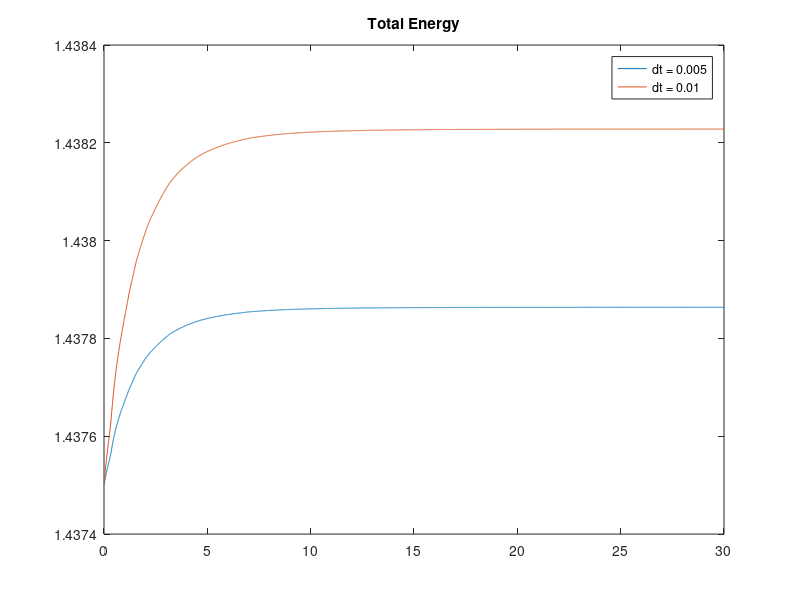
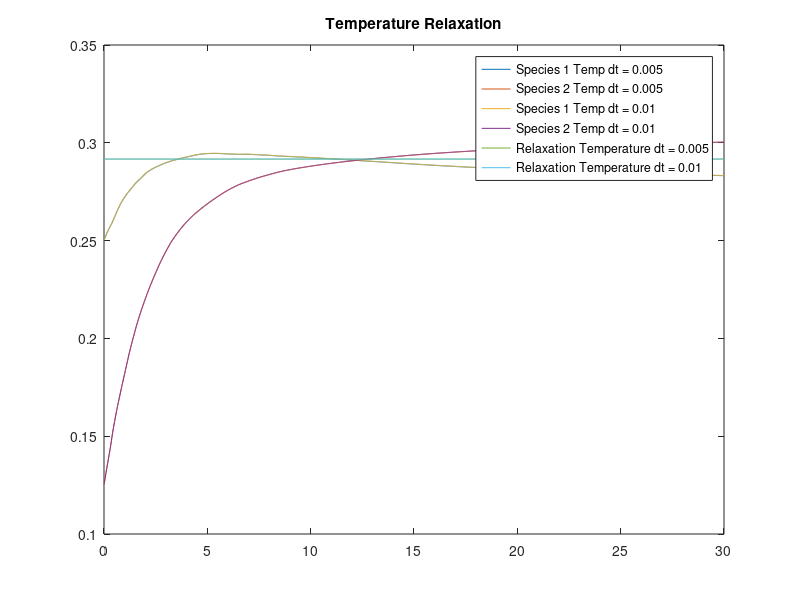

The MATLAB source for these figures, in order: (Note: this script raises an error after producing the figures.)
clc
clear all
close all


%gamma = 0
%data_n_40 = load("multi_species_particle_2d_Coulomb_n_40_Example_8_gamma_0_dv1_0.2_dv2_0.2_dt_0.0025tmax20.mat");

%gamma = -1
%data_n_40 = load("multi_species_particle_2d_Coulomb_n_40_Example_4_gamma_-1_dv1_0.2_dv2_0.2_dt_0.01tmax5.mat");

%gamma = -2
%data_n_40 = load("multi_species_particle_2d_Coulomb_n_40_Example_4_gamma_-2_dv1_0.2_dv2_0.2_dt_0.01tmax5.mat");

%gamma = -3
data_n_40_dt_01 = load("multi_species_particle_2d_Coulomb_n_40_Example_8_gamma_-3_dv1_0.2_dv2_0.2_dt_0.005tmax30.mat");

%gamma = -3
data_n_40_dt_005 = load("multi_species_particle_2d_Coulomb_n_40_Example_8_gamma_-3_dv1_0.2_dv2_0.2_dt_0.01tmax30.mat");

dt_01 = data_n_40_dt_01.dt;
dt_005 = data_n_40_dt_005.dt;

error_list_s1_n_40_dt_01 = data_n_40_dt_01.error_list_s1;
error_list_s2_n_40_dt_01 = data_n_40_dt_01.error_list_s2;

error_list_s1_n_40_dt_005 = data_n_40_dt_005.error_list_s1;
error_list_s2_n_40_dt_005 = data_n_40_dt_005.error_list_s2;

% %Species 1 energy 
% figure 
% plot(error_list_s1_n_40(:,1),error_list_s1_n_40(:,6));
% title('Energy Species1')
% 
% %Species 2 energy 
% figure 
% plot(error_list_s2_n_40(:,1),error_list_s2_n_40(:,6));
% title('Energy Species1')

% Total Energy
figure
plot(error_list_s1_n_40_dt_01(:,1),error_list_s1_n_40_dt_01(:,6)+error_list_s2_n_40_dt_01(:,6),'DisplayName',['dt = ',num2str(dt_01)])
hold on
plot(error_list_s1_n_40_dt_005(:,1),error_list_s1_n_40_dt_005(:,6)+error_list_s2_n_40_dt_005(:,6),'DisplayName',['dt = ',num2str(dt_005)])
legend
title('Total Energy')

T0_dt_01 = data_n_40_dt_01.T_relax;
T0vec_dt_01 = zeros(length(error_list_s2_n_40_dt_01(:,1)),1);
T0vec_dt_01 = T0vec_dt_01 + T0_dt_01;

T0_dt_005 = data_n_40_dt_005.T_relax;
T0vec_dt_005 = zeros(length(error_list_s2_n_40_dt_005(:,1)),1);
T0vec_dt_005 = T0vec_dt_005 + T0_dt_005;

% Plots of temperature
figure 
plot(error_list_s1_n_40_dt_01(:,1),error_list_s1_n_40_dt_01(:,7),'DisplayName',['Species 1 Temp dt = ',num2str(dt_01)]) 
hold on
plot(error_list_s2_n_40_dt_01(:,1),error_list_s2_n_40_dt_01(:,7),'Displayname',['Species 2 Temp dt = ',num2str(dt_01)]) 
hold on
plot(error_list_s1_n_40_dt_005(:,1),error_list_s1_n_40_dt_005(:,7),'DisplayName',['Species 1 Temp dt = ',num2str(dt_005)]) 
hold on
plot(error_list_s2_n_40_dt_005(:,1),error_list_s2_n_40_dt_005(:,7),'Displayname',['Species 2 Temp dt = ',num2str(dt_005)]) 
hold on
plot(error_list_s1_n_40_dt_01(:,1),T0vec_dt_01,'DisplayName',['Relaxation Temperature dt = ',num2str(dt_01)])
hold on 
plot(error_list_s1_n_40_dt_005(:,1),T0vec_dt_005,'DisplayName',['Relaxation Temperature dt = ',num2str(dt_005)])
title('Temperature Relaxation')
legend
hold off


% Plots of velocities error list 4 and 5
u0 = data_n_40.u0;

ux_relax = data_n_40.ux_relax;
uy_relax = data_n_40.uy_relax;

ux0vec = zeros(length(error_list_s1_n_40_dt_01(:,1)),1);
uy0vec = zeros(length(error_list_s1_n_40_dt_01(:,1)),1);

ux0vec = ux0vec + ux_relax;
uy0vec = uy0vec + uy_relax;


figure 
plot(error_list_s1_n_40_dt_01(:,1),error_list_s1_n_40_dt_01(:,4),'DisplayName','Species 1 x velo')
hold on
plot(error_list_s2_n_40_dt_01(:,1),error_list_s2_n_40_dt_01(:,4),'DisplayName','Species 2 x velo')
hold on 
plot(error_list_s1_n_40_dt_01(:,1),ux0vec,'DisplayName','ux relax')
title('Velocity Relaxation x Direction')
legend


figure 
plot(error_list_s1_n_40_dt_01(:,1),error_list_s1_n_40_dt_01(:,5),'DisplayName','Species 1 y velo')
hold on
plot(error_list_s2_n_40_dt_01(:,1),error_list_s2_n_40_dt_01(:,5),'DisplayName','Species 2 y velo')
hold on 
plot(error_list_s1_n_40_dt_01(:,1),uy0vec,'DisplayName','uy relax')
title('Velocity Relaxation y Direction')
legend


% Plots of entropy and total entropy 

figure 
plot(error_list_s1_n_40_dt_01(:,1),error_list_s1_n_40_dt_01(:,8),'DisplayName','Species 1 Entropy')
hold on 
plot(error_list_s2_n_40_dt_01(:,1),error_list_s2_n_40_dt_01(:,8),'DisplayName','Species 2 Entropy')
hold on  
plot(error_list_s1_n_40_dt_01(:,1),error_list_s1_n_40_dt_01(:,8)+error_list_s2_n_40_dt_01(:,8),'DisplayName','Total Entropy')
xlabel('Time')
ylabel('Entropy')
title('Time Evolution of Entropy')
legend
hold off


vr1x = data_n_40.vr1x;
vr2x = data_n_40.vr2x;

vr1y = data_n_40.vr1y;
vr2y = data_n_40.vr2y;

dv1 = data_n_40.dv1;
dv2 = data_n_40.dv2;

Nr = data_n_40.Nr;
% Solution at final time
f1 = data_n_40.f1;
f2 = data_n_40.f2;

% Initial Condition
f1_0 = data_n_40.f1_0;
f2_0 = data_n_40.f2_0;


Nt = data_n_40.Nt;

figure
plot(vr1x,f1(:,Nr/2),'DisplayName',['f1(:,Nr/2) at t = ',num2str(error_list_s1_n_40_dt_01(Nt,1))]) 
legend
hold on 
plot(vr1x,f1_0(:,Nr/2), 'DisplayName','Initial Condition')
title('f1(:,Nr/2)')

figure
plot(vr2x,f2(:,Nr/2),'DisplayName',['f2(:,Nr/2) at t = ',num2str(error_list_s2_n_40_dt_01(Nt,1))])
legend
hold on 
plot(vr2x,f2_0(:,Nr/2),'DisplayName','Initial Condition')
title('f2(:,Nr/2)')

figure
plot(vr1y,f1(Nr/2,:),'DisplayName',['f1(Nr/2,:) at t = ',num2str(error_list_s1_n_40_dt_01(Nt,1))]) 
legend
hold on 
plot(vr1y,f1_0(Nr/2,:), 'DisplayName','Initial Condition')
title('f1(Nr/2,:)')

figure
plot(vr2y,f2(Nr/2,:),'DisplayName',['f2(Nr/2,:) at t = ',num2str(error_list_s2_n_40_dt_01(Nt,1))])
legend
hold on 
plot(vr2y,f2_0(Nr/2,:),'DisplayName','Initial Condition')
title('f2(Nr/2,:)')





